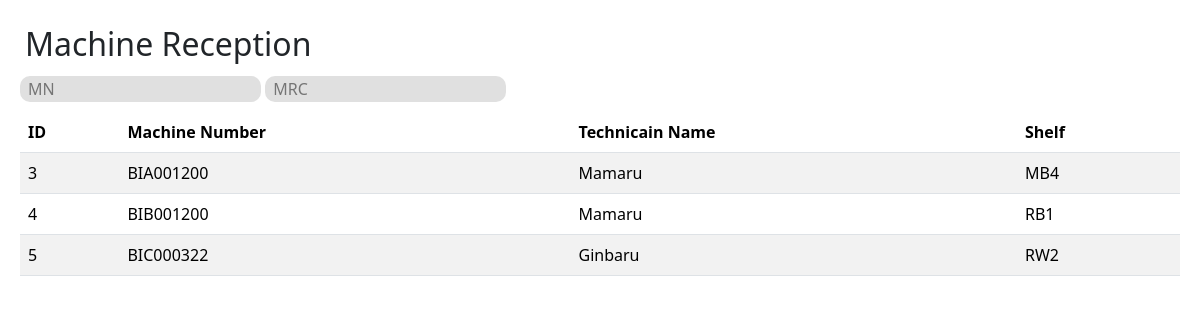
Before: / with the older database file.
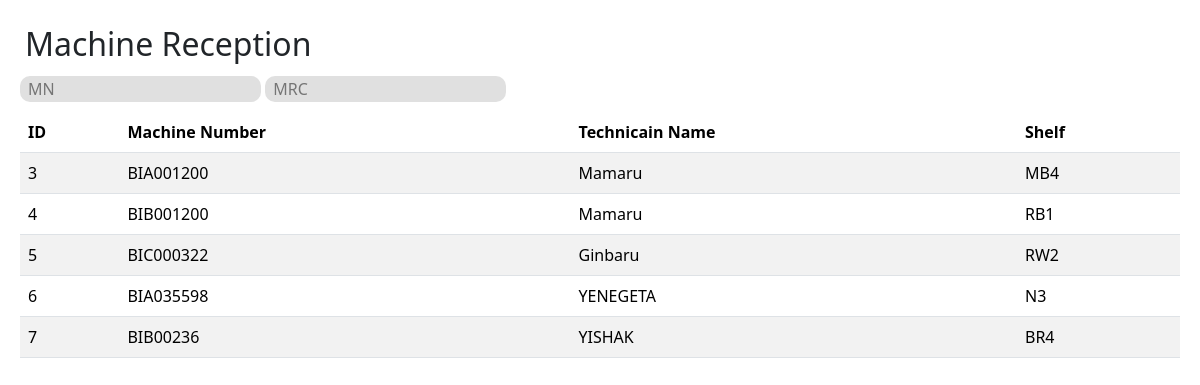
After: the same page with the newer database file.
### Machine_reception_app/models.py (models this page shows, shortened)
class Mahcine_reception(models.Model):
    MN = models.AutoField(primary_key=True)
    technician_name=models.CharField(max_length=50, blank=True)
    shelf=models.CharField(max_length=50,blank=True)
    MRC=models.CharField(max_length=50)

### Machine_reception_app/views.py (the view, shortened to what this page needs)
# urls.py: path('',views.machine_reception,name='')
def machine_reception(request):
    queryset=Mahcine_reception.objects.all()
    MN = request.POST.get('MN')
    MRC=request.POST.get('MRC')
    context={'machine':queryset}
    return render(request,'machine_reception.html', context=context)

### templates/machine_reception.html (shortened to what this page needs)
{% load static %}
<!DOCTYPE html>
<html lang="en">
<head>
    <link rel="stylesheet" type="text/css" href="{% static 'css/styles.css' %}"/>
    <link href="https://cdn.jsdelivr.net/npm/bootstrap@5.3.3/dist/css/bootstrap.min.css" rel="stylesheet">
</head>
<body style="padding: 20px;">
<h2 style="padding:5px">Machine Reception</h2>
<div class="displaytabel">
    <form id="search" class="search" method="post" action="/" style="width: 60%; padding-bottom: 10px;">
        <input id="MN" type='text' name='MN' placeholder='MN' style="border: none; background-color: rgb(224, 224, 224); border-radius: 10px; padding-left: 8px;" />
        <input id="MRC" type='text' name='MRC' placeholder='MRC' style="border: none; background-color: rgb(224, 224, 224); border-radius: 10px; padding-left: 8px;"  />
      </form>
      <table id="table" class="table table-striped  table-hover" >
        <thead>
          <tr>
            <th scope="col">ID</th>
            <th scope="col">Machine Number</th>
            <th scope="col">Technicain Name</th>
            <th scope="col">Shelf</th>
          </tr>
        </thead>
        <tbody id="tablebody">
          {%for machine in machine %}
          <tr>
            <td scope="row">{{machine.MN}}</td>
            <td>{{machine.MRC}}</td>
            <td>{{machine.technician_name}}</td>
            <td>{{machine.shelf}}</td>
          </tr>
          {%endfor%}
        </tbody>
      </table>
</div>
</body>
</html>

### static/css/styles.css (style rules this page uses)
.table { margin: auto; width: 80%; }

Changed rows visible on the page:
added Mahcine_reception: MN "6", MRC "BIA035598", technician_name "YENEGETA", shelf "N3"
added Mahcine_reception: MN "7", MRC "BIB00236", technician_name "YISHAK", shelf "BR4"
